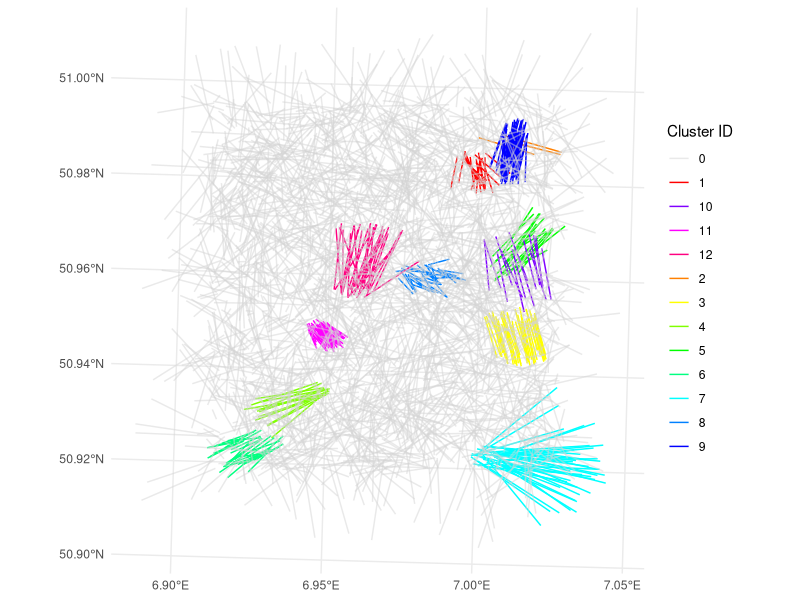

Generate this figure with R: (Note: this script raises an error after producing the figure.)
library(sf)
library(ggplot2)
library(readr)

create_ellipse <- function(bbox, width_m, height_m, crs_proj) {

	sf_bbox <- st_as_sfc(bbox, crs = crs_proj)
	
	bbox_vals <- st_bbox(sf_bbox)
	xmin <- bbox_vals["xmin"]
	xmax <- bbox_vals["xmax"]
	ymin <- bbox_vals["ymin"]
	ymax <- bbox_vals["ymax"]
	
	# Get random point within bbox as center of ellipse
	center_x <- runif(1, xmin + width_m / 2, xmax - width_m / 2)
	center_y <- runif(1, ymin + height_m / 2, ymax - height_m / 2)
	
	# Selct number of points to describe the desired shape
	num_points <- 100
	# Create vector rep. 100 uniformly distributed angles between 0 and 2*pi (0 and 360 degrees)
	angles <- seq(0, 2 * pi, length.out = num_points)
	# Calc sin- and cos for each angle to get x- and y-coordinates of points on "Einheitskreis"
	unit_circle <- cbind(cos(angles), sin(angles))
	# Transform "Einheitskreis" into ellipse based on the given parameters
	ellipse_points <- unit_circle %*% diag(c(width_m / 2, height_m / 2))
	# Add random center to all points using sweep() which moves the ellipse
	ellipse_points <- sweep(ellipse_points, 2, c(center_x, center_y), "+")
	

	ellipse_polygon <- st_polygon(list(ellipse_points))
	ellipse_sf <- st_sfc(ellipse_polygon, crs = crs_proj)
	
	return(ellipse_sf)
}


sample_points_in_ellipse <- function(ellipse_sf, n) {
	points <- st_sample(ellipse_sf, size = n, type = "random")
	return(points)
}


generate_lines_from_points <- function(points, 
																			 base_length_flows, 
																			 variance_length_flows, 
																			 variance_angles) {
	lines <- vector("list", length(points))
	flow_ids <- vector("integer", length(points))
	
	# Select random base angle
	base_angle <- runif(1, 0, 2 * pi)
	
	
	# Create lines based on a...
	for (i in seq_along(points)) {
		# ...angle that slightly differs from the base angle based on "variance_angles"...
		angle <- base_angle + rnorm(1, sd = variance_angles)
		
		# and a length that slightly differs from the base length based on "variance_length_flows".
		length <- base_length_flows + runif(1, 
																				min = -variance_length_flows,
																				max = variance_length_flows)
		
		end_point <- st_coordinates(points[i]) + c(length * cos(angle), length * sin(angle))
		lines[[i]] <- st_sfc(st_linestring(matrix(c(st_coordinates(points[i]), end_point), ncol = 2, byrow = TRUE)), crs = st_crs(points))
		flow_ids[i] <- i
	}
	sf_lines <- do.call(rbind, lines) %>% st_sfc
	sf_lines <- st_set_crs(sf_lines, 32632)
	return(sf_lines)
}


generate_clusters_sf <- function(num_clusters, bbox, crs_proj) {
	all_ellipses <- list()
	all_points <- list()
	all_lines <- list()
	all_cluster_ids <- list()
	
	for (i in 1:num_clusters) {
		width_m <- sample(500:1500, 1)
		height_m <- sample(250:750, 1)
		n_points <- sample(3:50, 1)
		base_length_flows <- sample(500:2500, 1)
		variance_length_flows <- runif(1, 10, 50)
		variance_angles <- runif(1, 0, 0.4)
		
		sf_ellipse <- create_ellipse(bbox, width_m, height_m, crs_proj)
		sf_points <- sample_points_in_ellipse(sf_ellipse, n_points)
		sf_lines <- generate_lines_from_points(sf_points, base_length_flows, variance_length_flows, variance_angles)
	
		all_lines[[i]] <- sf_lines
		all_cluster_ids[[i]] <- rep(i, n_points)
	}
	
	combined_lines <- do.call(rbind, all_lines)
	combined_cluster_ids <- unlist(all_cluster_ids) 

	matrix_final <- cbind(combined_lines, combined_cluster_ids)

	colnames(matrix_final) <- c("geometry", "cluster_id")
	sf_final <- st_as_sf(data.frame(matrix_final), sf_column_name = "geometry")
	sf_final <- st_set_crs(sf_final, 32632)
	sf_final$cluster_id <- unlist(sf_final$cluster_id)
	return(sf_final)
}

generate_noise_points <- function(bbox, n) {

	x_coords <- runif(n, min = bbox["xmin"], max = bbox["xmax"])
	y_coords <- runif(n, min = bbox["ymin"], max = bbox["ymax"])
	points <- cbind(x_coords, y_coords)
	
	points_sf <- st_as_sf(data.frame(x = x_coords, y = y_coords), 
												coords = c("x", "y"), crs = st_crs(bbox))
	return(points_sf)
}


generate_noise_lines <- function(points, min_length, max_length) {
	lines <- vector("list", nrow(points))
	
	for (i in 1:nrow(points)) {
		angle <- runif(1, 0, 2 * pi)  
		length <- runif(1, min_length, max_length)
		start_point <- st_coordinates(points[i,])
		end_point <- c(start_point[1] + length * cos(angle), start_point[2] + length * sin(angle))
		
		lines[[i]] <- st_sfc(st_linestring(matrix(c(start_point, end_point), ncol = 2, byrow = TRUE)), crs = st_crs(points))
	}
	sf_lines <- do.call(rbind, lines) %>% st_sfc
	sf_lines <- st_sf(geometry = sf_lines, cluster_id = rep(0, length(lines)))
	sf_lines <- st_set_crs(sf_lines, st_crs(points))
	return(sf_lines)
}


crs_proj <- 32632

xmin <- 343914.7
xmax <- 370674.3
ymin <- 5632759
ymax <- 5661475

x_center <- (xmin + xmax) / 2
y_center <- (ymin + ymax) / 2

width_reduction <- (xmax - xmin) * 0.15
height_reduction <- (ymax - ymin) * 0.15

new_xmin <- x_center - width_reduction
new_xmax <- x_center + width_reduction
new_ymin <- y_center - height_reduction
new_ymax <- y_center + height_reduction

bbox <- st_bbox(c(xmin = new_xmin, 
									ymin = new_ymin, 
									xmax = new_xmax, 
									ymax = new_ymax), crs = crs_proj)
n_clusters <- 12
sf_synth_clusters <- generate_clusters_sf(n_clusters, bbox, crs_proj)

n_noise_points <- 2000
min_length <- 100      
max_length <- 2000


noise_points <- generate_noise_points(bbox, n_noise_points)

noise_lines <- generate_noise_lines(noise_points, min_length, max_length)


sf_synth_clusters <- rbind(sf_synth_clusters, noise_lines)
sf_synth_clusters$flow_id <- 1:nrow(sf_synth_clusters) 

colors <- c(rgb(211/255, 211/255, 211/255, 0.5), rainbow(n_clusters))
names(colors) <- c("0", as.character(1:n_clusters))


ggplot(data = sf_synth_clusters) +
	geom_sf(aes(color = as.character(cluster_id)), size = 1) +
	scale_color_manual(values = colors) +
	theme_minimal() +
	labs(color = "Cluster ID")

filename <- paste0(n_clusters, "_", n_noise_points, ".rds")
write_rds(sf_synth_clusters, here::here("./data/synthetic/", filename))
